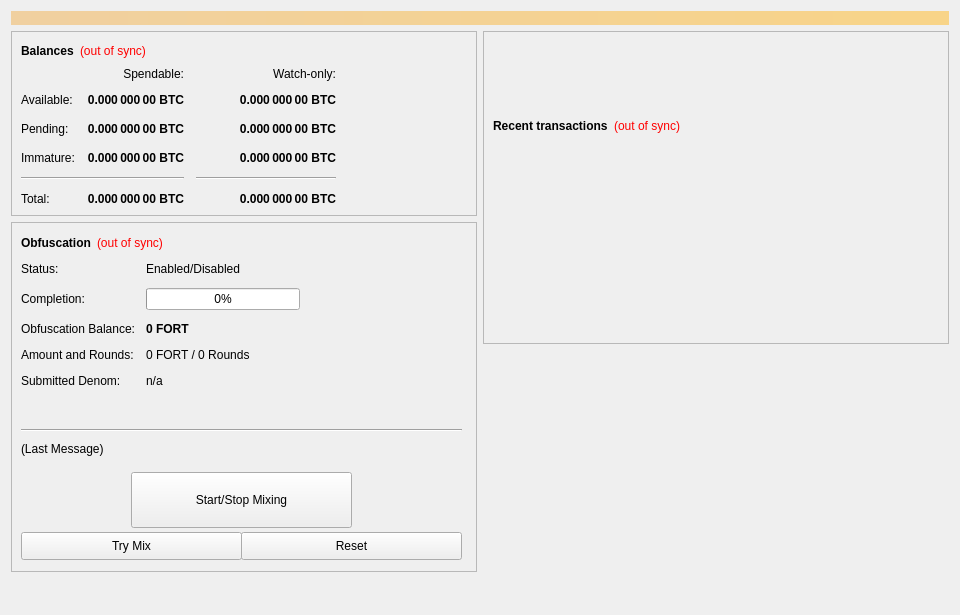
<?xml version="1.0" encoding="UTF-8"?>
<ui version="4.0">
 <class>OverviewPage</class>
 <widget class="QWidget" name="OverviewPage">
  <property name="geometry">
   <rect>
    <x>0</x>
    <y>0</y>
    <width>960</width>
    <height>615</height>
   </rect>
  </property>
  <property name="minimumSize">
   <size>
    <width>960</width>
    <height>0</height>
   </size>
  </property>
  <property name="windowTitle">
   <string>Form</string>
  </property>
  <layout class="QVBoxLayout" name="topLayout">
   <item>
    <widget class="QLabel" name="labelAlerts">
     <property name="visible">
      <bool>false</bool>
     </property>
     <property name="styleSheet">
      <string notr="true">background-color: qlineargradient(x1: 0, y1: 0, x2: 1, y2: 0, stop:0 #F0D0A0, stop:1 #F8D488); color:#000000;</string>
     </property>
     <property name="wordWrap">
      <bool>true</bool>
     </property>
     <property name="margin">
      <number>3</number>
     </property>
    </widget>
   </item>
   <item>
    <layout class="QHBoxLayout" name="horizontalLayout" stretch="1,1">
     <item>
      <layout class="QVBoxLayout" name="verticalLayout_2">
       <item>
        <widget class="QFrame" name="frame">
         <property name="frameShape">
          <enum>QFrame::StyledPanel</enum>
         </property>
         <property name="frameShadow">
          <enum>QFrame::Raised</enum>
         </property>
         <layout class="QVBoxLayout" name="verticalLayout_4">
          <item>
           <layout class="QHBoxLayout" name="horizontalLayout_4">
            <item>
             <widget class="QLabel" name="label_5">
              <property name="font">
               <font>
                <weight>75</weight>
                <bold>true</bold>
               </font>
              </property>
              <property name="text">
               <string>Balances</string>
              </property>
             </widget>
            </item>
            <item>
             <widget class="QLabel" name="labelWalletStatus">
              <property name="cursor">
               <cursorShape>WhatsThisCursor</cursorShape>
              </property>
              <property name="toolTip">
               <string>The displayed information may be out of date. Your wallet automatically synchronizes with the Fortcoin network after a connection is established, but this process has not completed yet.</string>
              </property>
              <property name="styleSheet">
               <string notr="true">QLabel { color: red; }</string>
              </property>
              <property name="text">
               <string notr="true">(out of sync)</string>
              </property>
              <property name="alignment">
               <set>Qt::AlignLeading|Qt::AlignLeft|Qt::AlignVCenter</set>
              </property>
             </widget>
            </item>
            <item>
             <spacer name="horizontalSpacer_3">
              <property name="orientation">
               <enum>Qt::Horizontal</enum>
              </property>
              <property name="sizeHint" stdset="0">
               <size>
                <width>40</width>
                <height>20</height>
               </size>
              </property>
             </spacer>
            </item>
           </layout>
          </item>
          <item>
           <layout class="QGridLayout" name="gridLayout">
            <property name="spacing">
             <number>12</number>
            </property>
            <item row="2" column="2">
             <widget class="QLabel" name="labelWatchPending">
              <property name="font">
               <font>
                <weight>75</weight>
                <bold>true</bold>
               </font>
              </property>
              <property name="cursor">
               <cursorShape>IBeamCursor</cursorShape>
              </property>
              <property name="toolTip">
               <string>Unconfirmed transactions to watch-only addresses</string>
              </property>
              <property name="text">
               <string notr="true">0.000 000 00 BTC</string>
              </property>
              <property name="alignment">
               <set>Qt::AlignRight|Qt::AlignTrailing|Qt::AlignVCenter</set>
              </property>
              <property name="textInteractionFlags">
               <set>Qt::LinksAccessibleByMouse|Qt::TextSelectableByKeyboard|Qt::TextSelectableByMouse</set>
              </property>
             </widget>
            </item>
            <item row="2" column="1">
             <widget class="QLabel" name="labelUnconfirmed">
              <property name="font">
               <font>
                <weight>75</weight>
                <bold>true</bold>
               </font>
              </property>
              <property name="cursor">
               <cursorShape>IBeamCursor</cursorShape>
              </property>
              <property name="toolTip">
               <string>Total of transactions that have yet to be confirmed, and do not yet count toward the spendable balance</string>
              </property>
              <property name="text">
               <string notr="true">0.000 000 00 BTC</string>
              </property>
              <property name="alignment">
               <set>Qt::AlignRight|Qt::AlignTrailing|Qt::AlignVCenter</set>
              </property>
              <property name="textInteractionFlags">
               <set>Qt::LinksAccessibleByMouse|Qt::TextSelectableByKeyboard|Qt::TextSelectableByMouse</set>
              </property>
             </widget>
            </item>
            <item row="3" column="2">
             <widget class="QLabel" name="labelWatchImmature">
              <property name="font">
               <font>
                <weight>75</weight>
                <bold>true</bold>
               </font>
              </property>
              <property name="cursor">
               <cursorShape>IBeamCursor</cursorShape>
              </property>
              <property name="toolTip">
               <string>Staked or masternode rewards in watch-only addresses that has not yet matured</string>
              </property>
              <property name="text">
               <string notr="true">0.000 000 00 BTC</string>
              </property>
              <property name="alignment">
               <set>Qt::AlignRight|Qt::AlignTrailing|Qt::AlignVCenter</set>
              </property>
              <property name="textInteractionFlags">
               <set>Qt::LinksAccessibleByMouse|Qt::TextSelectableByKeyboard|Qt::TextSelectableByMouse</set>
              </property>
             </widget>
            </item>
            <item row="4" column="0" colspan="2">
             <widget class="Line" name="lineSpendableBalance">
              <property name="orientation">
               <enum>Qt::Horizontal</enum>
              </property>
             </widget>
            </item>
            <item row="4" column="2">
             <widget class="Line" name="lineWatchBalance">
              <property name="sizePolicy">
               <sizepolicy hsizetype="Preferred" vsizetype="Fixed">
                <horstretch>0</horstretch>
                <verstretch>0</verstretch>
               </sizepolicy>
              </property>
              <property name="minimumSize">
               <size>
                <width>140</width>
                <height>0</height>
               </size>
              </property>
              <property name="orientation">
               <enum>Qt::Horizontal</enum>
              </property>
             </widget>
            </item>
            <item row="5" column="0">
             <widget class="QLabel" name="labelTotalText">
              <property name="text">
               <string>Total:</string>
              </property>
             </widget>
            </item>
            <item row="3" column="1">
             <widget class="QLabel" name="labelImmature">
              <property name="font">
               <font>
                <weight>75</weight>
                <bold>true</bold>
               </font>
              </property>
              <property name="cursor">
               <cursorShape>IBeamCursor</cursorShape>
              </property>
              <property name="toolTip">
               <string>Staked or masternode rewards that has not yet matured</string>
              </property>
              <property name="text">
               <string notr="true">0.000 000 00 BTC</string>
              </property>
              <property name="alignment">
               <set>Qt::AlignRight|Qt::AlignTrailing|Qt::AlignVCenter</set>
              </property>
              <property name="textInteractionFlags">
               <set>Qt::LinksAccessibleByMouse|Qt::TextSelectableByKeyboard|Qt::TextSelectableByMouse</set>
              </property>
             </widget>
            </item>
            <item row="2" column="3">
             <spacer name="horizontalSpacer_2">
              <property name="orientation">
               <enum>Qt::Horizontal</enum>
              </property>
              <property name="sizeHint" stdset="0">
               <size>
                <width>40</width>
                <height>20</height>
               </size>
              </property>
             </spacer>
            </item>
            <item row="3" column="0">
             <widget class="QLabel" name="labelImmatureText">
              <property name="text">
               <string>Immature:</string>
              </property>
             </widget>
            </item>
            <item row="5" column="1">
             <widget class="QLabel" name="labelTotal">
              <property name="font">
               <font>
                <weight>75</weight>
                <bold>true</bold>
               </font>
              </property>
              <property name="cursor">
               <cursorShape>IBeamCursor</cursorShape>
              </property>
              <property name="toolTip">
               <string>Your current total balance</string>
              </property>
              <property name="text">
               <string notr="true">0.000 000 00 BTC</string>
              </property>
              <property name="alignment">
               <set>Qt::AlignRight|Qt::AlignTrailing|Qt::AlignVCenter</set>
              </property>
              <property name="textInteractionFlags">
               <set>Qt::LinksAccessibleByMouse|Qt::TextSelectableByKeyboard|Qt::TextSelectableByMouse</set>
              </property>
             </widget>
            </item>
            <item row="5" column="2">
             <widget class="QLabel" name="labelWatchTotal">
              <property name="font">
               <font>
                <weight>75</weight>
                <bold>true</bold>
               </font>
              </property>
              <property name="cursor">
               <cursorShape>IBeamCursor</cursorShape>
              </property>
              <property name="toolTip">
               <string>Current total balance in watch-only addresses</string>
              </property>
              <property name="text">
               <string notr="true">0.000 000 00 BTC</string>
              </property>
              <property name="alignment">
               <set>Qt::AlignRight|Qt::AlignTrailing|Qt::AlignVCenter</set>
              </property>
              <property name="textInteractionFlags">
               <set>Qt::LinksAccessibleByMouse|Qt::TextSelectableByKeyboard|Qt::TextSelectableByMouse</set>
              </property>
             </widget>
            </item>
            <item row="0" column="2">
             <widget class="QLabel" name="labelWatchonly">
              <property name="text">
               <string>Watch-only:</string>
              </property>
              <property name="alignment">
               <set>Qt::AlignRight|Qt::AlignTrailing|Qt::AlignVCenter</set>
              </property>
             </widget>
            </item>
            <item row="1" column="0">
             <widget class="QLabel" name="labelBalanceText">
              <property name="text">
               <string>Available:</string>
              </property>
             </widget>
            </item>
            <item row="1" column="1">
             <widget class="QLabel" name="labelBalance">
              <property name="font">
               <font>
                <weight>75</weight>
                <bold>true</bold>
               </font>
              </property>
              <property name="cursor">
               <cursorShape>IBeamCursor</cursorShape>
              </property>
              <property name="toolTip">
               <string>Your current spendable balance</string>
              </property>
              <property name="text">
               <string notr="true">0.000 000 00 BTC</string>
              </property>
              <property name="alignment">
               <set>Qt::AlignRight|Qt::AlignTrailing|Qt::AlignVCenter</set>
              </property>
              <property name="textInteractionFlags">
               <set>Qt::LinksAccessibleByMouse|Qt::TextSelectableByKeyboard|Qt::TextSelectableByMouse</set>
              </property>
             </widget>
            </item>
            <item row="1" column="2">
             <widget class="QLabel" name="labelWatchAvailable">
              <property name="font">
               <font>
                <weight>75</weight>
                <bold>true</bold>
               </font>
              </property>
              <property name="cursor">
               <cursorShape>IBeamCursor</cursorShape>
              </property>
              <property name="toolTip">
               <string>Your current balance in watch-only addresses</string>
              </property>
              <property name="text">
               <string notr="true">0.000 000 00 BTC</string>
              </property>
              <property name="alignment">
               <set>Qt::AlignRight|Qt::AlignTrailing|Qt::AlignVCenter</set>
              </property>
              <property name="textInteractionFlags">
               <set>Qt::LinksAccessibleByMouse|Qt::TextSelectableByKeyboard|Qt::TextSelectableByMouse</set>
              </property>
             </widget>
            </item>
            <item row="2" column="0">
             <widget class="QLabel" name="labelPendingText">
              <property name="text">
               <string>Pending:</string>
              </property>
             </widget>
            </item>
            <item row="0" column="1">
             <widget class="QLabel" name="labelSpendable">
              <property name="text">
               <string>Spendable:</string>
              </property>
              <property name="alignment">
               <set>Qt::AlignRight|Qt::AlignTrailing|Qt::AlignVCenter</set>
              </property>
             </widget>
            </item>
           </layout>
          </item>
         </layout>
        </widget>
       </item>
       <item>
        <widget class="QFrame" name="frameObfuscation">
         <property name="minimumSize">
          <size>
           <width>0</width>
           <height>350</height>
          </size>
         </property>
         <property name="layoutDirection">
          <enum>Qt::LeftToRight</enum>
         </property>
         <property name="frameShape">
          <enum>QFrame::StyledPanel</enum>
         </property>
         <property name="frameShadow">
          <enum>QFrame::Raised</enum>
         </property>
         <widget class="QWidget" name="formLayoutWidget">
          <property name="geometry">
           <rect>
            <x>10</x>
            <y>40</y>
            <width>451</width>
            <height>161</height>
           </rect>
          </property>
          <layout class="QFormLayout" name="formLayout">
           <property name="fieldGrowthPolicy">
            <enum>QFormLayout::AllNonFixedFieldsGrow</enum>
           </property>
           <property name="horizontalSpacing">
            <number>11</number>
           </property>
           <property name="verticalSpacing">
            <number>12</number>
           </property>
           <item row="0" column="0">
            <widget class="QLabel" name="label_6">
             <property name="text">
              <string>Status:</string>
             </property>
            </widget>
           </item>
           <item row="1" column="0">
            <widget class="QLabel" name="label_7">
             <property name="text">
              <string>Completion:</string>
             </property>
            </widget>
           </item>
           <item row="1" column="1">
            <widget class="QProgressBar" name="obfuscationProgress">
             <property name="maximumSize">
              <size>
               <width>154</width>
               <height>16777215</height>
              </size>
             </property>
             <property name="value">
              <number>0</number>
             </property>
            </widget>
           </item>
           <item row="2" column="0">
            <widget class="QLabel" name="labelAnonymizedText">
             <property name="text">
              <string>Obfuscation Balance:</string>
             </property>
            </widget>
           </item>
           <item row="2" column="1">
            <widget class="QLabel" name="labelAnonymized">
             <property name="font">
              <font>
               <weight>75</weight>
               <bold>true</bold>
              </font>
             </property>
             <property name="text">
              <string notr="true">0 FORT</string>
             </property>
            </widget>
           </item>
           <item row="3" column="0">
            <widget class="QLabel" name="label_8">
             <property name="text">
              <string>Amount and Rounds:</string>
             </property>
            </widget>
           </item>
           <item row="3" column="1">
            <widget class="QLabel" name="labelAmountRounds">
             <property name="text">
              <string>0 FORT / 0 Rounds</string>
             </property>
            </widget>
           </item>
           <item row="4" column="0">
            <widget class="QLabel" name="label_9">
             <property name="text">
              <string>Submitted Denom:</string>
             </property>
            </widget>
           </item>
           <item row="4" column="1">
            <widget class="QLabel" name="labelSubmittedDenom">
             <property name="toolTip">
              <string>The denominations you submitted to the Masternode.&lt;br&gt;To mix, other users must submit the exact same denominations.</string>
             </property>
             <property name="text">
              <string>n/a</string>
             </property>
            </widget>
           </item>
           <item row="0" column="1">
            <widget class="QLabel" name="obfuscationEnabled">
             <property name="text">
              <string>Enabled/Disabled</string>
             </property>
            </widget>
           </item>
          </layout>
         </widget>
         <widget class="QPushButton" name="runAutoDenom">
          <property name="geometry">
           <rect>
            <x>251</x>
            <y>17</y>
            <width>1</width>
            <height>1</height>
           </rect>
          </property>
          <property name="palette">
           <palette>
            <active>
             <colorrole role="WindowText">
              <brush brushstyle="SolidPattern">
               <color alpha="255">
                <red>0</red>
                <green>0</green>
                <blue>0</blue>
               </color>
              </brush>
             </colorrole>
             <colorrole role="Button">
              <brush brushstyle="SolidPattern">
               <color alpha="255">
                <red>239</red>
                <green>238</green>
                <blue>238</blue>
               </color>
              </brush>
             </colorrole>
             <colorrole role="Light">
              <brush brushstyle="SolidPattern">
               <color alpha="255">
                <red>255</red>
                <green>255</green>
                <blue>255</blue>
               </color>
              </brush>
             </colorrole>
             <colorrole role="Midlight">
              <brush brushstyle="SolidPattern">
               <color alpha="255">
                <red>247</red>
                <green>246</green>
                <blue>246</blue>
               </color>
              </brush>
             </colorrole>
             <colorrole role="Dark">
              <brush brushstyle="SolidPattern">
               <color alpha="255">
                <red>119</red>
                <green>119</green>
                <blue>119</blue>
               </color>
              </brush>
             </colorrole>
             <colorrole role="Mid">
              <brush brushstyle="SolidPattern">
               <color alpha="255">
                <red>159</red>
                <green>159</green>
                <blue>159</blue>
               </color>
              </brush>
             </colorrole>
             <colorrole role="Text">
              <brush brushstyle="SolidPattern">
               <color alpha="255">
                <red>0</red>
                <green>0</green>
                <blue>0</blue>
               </color>
              </brush>
             </colorrole>
             <colorrole role="BrightText">
              <brush brushstyle="SolidPattern">
               <color alpha="255">
                <red>255</red>
                <green>255</green>
                <blue>255</blue>
               </color>
              </brush>
             </colorrole>
             <colorrole role="ButtonText">
              <brush brushstyle="SolidPattern">
               <color alpha="255">
                <red>0</red>
                <green>0</green>
                <blue>0</blue>
               </color>
              </brush>
             </colorrole>
             <colorrole role="Base">
              <brush brushstyle="SolidPattern">
               <color alpha="255">
                <red>255</red>
                <green>255</green>
                <blue>255</blue>
               </color>
              </brush>
             </colorrole>
             <colorrole role="Window">
              <brush brushstyle="SolidPattern">
               <color alpha="255">
                <red>239</red>
                <green>238</green>
                <blue>238</blue>
               </color>
              </brush>
             </colorrole>
             <colorrole role="Shadow">
              <brush brushstyle="SolidPattern">
               <color alpha="255">
                <red>0</red>
                <green>0</green>
                <blue>0</blue>
               </color>
              </brush>
             </colorrole>
             <colorrole role="AlternateBase">
              <brush brushstyle="SolidPattern">
               <color alpha="255">
                <red>247</red>
                <green>246</green>
                <blue>246</blue>
               </color>
              </brush>
             </colorrole>
             <colorrole role="ToolTipBase">
              <brush brushstyle="SolidPattern">
               <color alpha="255">
                <red>255</red>
                <green>255</green>
                <blue>220</blue>
               </color>
              </brush>
             </colorrole>
             <colorrole role="ToolTipText">
              <brush brushstyle="SolidPattern">
               <color alpha="255">
                <red>0</red>
                <green>0</green>
                <blue>0</blue>
               </color>
              </brush>
             </colorrole>
            </active>
            <inactive>
             <colorrole role="WindowText">
              <brush brushstyle="SolidPattern">
               <color alpha="255">
                <red>0</red>
                <green>0</green>
                <blue>0</blue>
               </color>
              </brush>
             </colorrole>
             <colorrole role="Button">
              <brush brushstyle="SolidPattern">
               <color alpha="255">
                <red>239</red>
                <green>238</green>
                <blue>238</blue>
               </color>
              </brush>
             </colorrole>
             <colorrole role="Light">
              <brush brushstyle="SolidPattern">
               <color alpha="255">
                <red>255</red>
                <green>255</green>
                <blue>255</blue>
               </color>
              </brush>
             </colorrole>
             <colorrole role="Midlight">
              <brush brushstyle="SolidPattern">
               <color alpha="255">
                <red>247</red>
                <green>246</green>
                <blue>246</blue>
               </color>
              </brush>
             </colorrole>
             <colorrole role="Dark">
              <brush brushstyle="SolidPattern">
               <color alpha="255">
                <red>119</red>
                <green>119</green>
                <blue>119</blue>
               </color>
              </brush>
             </colorrole>
             <colorrole role="Mid">
              <brush brushstyle="SolidPattern">
               <color alpha="255">
                <red>159</red>
                <green>159</green>
                <blue>159</blue>
               </color>
              </brush>
             </colorrole>
             <colorrole role="Text">
              <brush brushstyle="SolidPattern">
               <color alpha="255">
                <red>0</red>
                <green>0</green>
                <blue>0</blue>
               </color>
              </brush>
             </colorrole>
             <colorrole role="BrightText">
              <brush brushstyle="SolidPattern">
               <color alpha="255">
                <red>255</red>
                <green>255</green>
                <blue>255</blue>
               </color>
              </brush>
             </colorrole>
             <colorrole role="ButtonText">
              <brush brushstyle="SolidPattern">
               <color alpha="255">
                <red>0</red>
                <green>0</green>
                <blue>0</blue>
               </color>
              </brush>
             </colorrole>
             <colorrole role="Base">
              <brush brushstyle="SolidPattern">
               <color alpha="255">
                <red>255</red>
                <green>255</green>
                <blue>255</blue>
               </color>
              </brush>
             </colorrole>
             <colorrole role="Window">
              <brush brushstyle="SolidPattern">
               <color alpha="255">
                <red>239</red>
                <green>238</green>
                <blue>238</blue>
               </color>
              </brush>
             </colorrole>
             <colorrole role="Shadow">
              <brush brushstyle="SolidPattern">
               <color alpha="255">
                <red>0</red>
                <green>0</green>
                <blue>0</blue>
               </color>
              </brush>
             </colorrole>
             <colorrole role="AlternateBase">
              <brush brushstyle="SolidPattern">
               <color alpha="255">
                <red>247</red>
                <green>246</green>
                <blue>246</blue>
               </color>
              </brush>
             </colorrole>
             <colorrole role="ToolTipBase">
              <brush brushstyle="SolidPattern">
               <color alpha="255">
                <red>255</red>
                <green>255</green>
                <blue>220</blue>
               </color>
              </brush>
             </colorrole>
             <colorrole role="ToolTipText">
              <brush brushstyle="SolidPattern">
               <color alpha="255">
                <red>0</red>
                <green>0</green>
                <blue>0</blue>
               </color>
              </brush>
             </colorrole>
            </inactive>
            <disabled>
             <colorrole role="WindowText">
              <brush brushstyle="SolidPattern">
               <color alpha="255">
                <red>119</red>
                <green>119</green>
                <blue>119</blue>
               </color>
              </brush>
             </colorrole>
             <colorrole role="Button">
              <brush brushstyle="SolidPattern">
               <color alpha="255">
                <red>239</red>
                <green>238</green>
                <blue>238</blue>
               </color>
              </brush>
             </colorrole>
             <colorrole role="Light">
              <brush brushstyle="SolidPattern">
               <color alpha="255">
                <red>255</red>
                <green>255</green>
                <blue>255</blue>
               </color>
              </brush>
             </colorrole>
             <colorrole role="Midlight">
              <brush brushstyle="SolidPattern">
               <color alpha="255">
                <red>247</red>
                <green>246</green>
                <blue>246</blue>
               </color>
              </brush>
             </colorrole>
             <colorrole role="Dark">
              <brush brushstyle="SolidPattern">
               <color alpha="255">
                <red>119</red>
                <green>119</green>
                <blue>119</blue>
               </color>
              </brush>
             </colorrole>
             <colorrole role="Mid">
              <brush brushstyle="SolidPattern">
               <color alpha="255">
                <red>159</red>
                <green>159</green>
                <blue>159</blue>
               </color>
              </brush>
             </colorrole>
             <colorrole role="Text">
              <brush brushstyle="SolidPattern">
               <color alpha="255">
                <red>119</red>
                <green>119</green>
                <blue>119</blue>
               </color>
              </brush>
             </colorrole>
             <colorrole role="BrightText">
              <brush brushstyle="SolidPattern">
               <color alpha="255">
                <red>255</red>
                <green>255</green>
                <blue>255</blue>
               </color>
              </brush>
             </colorrole>
             <colorrole role="ButtonText">
              <brush brushstyle="SolidPattern">
               <color alpha="255">
                <red>119</red>
                <green>119</green>
                <blue>119</blue>
               </color>
              </brush>
             </colorrole>
             <colorrole role="Base">
              <brush brushstyle="SolidPattern">
               <color alpha="255">
                <red>239</red>
                <green>238</green>
                <blue>238</blue>
               </color>
              </brush>
             </colorrole>
             <colorrole role="Window">
              <brush brushstyle="SolidPattern">
               <color alpha="255">
                <red>239</red>
                <green>238</green>
                <blue>238</blue>
               </color>
              </brush>
             </colorrole>
             <colorrole role="Shadow">
              <brush brushstyle="SolidPattern">
               <color alpha="255">
                <red>0</red>
                <green>0</green>
                <blue>0</blue>
               </color>
              </brush>
             </colorrole>
             <colorrole role="AlternateBase">
              <brush brushstyle="SolidPattern">
               <color alpha="255">
                <red>239</red>
                <green>238</green>
                <blue>238</blue>
               </color>
              </brush>
             </colorrole>
             <colorrole role="ToolTipBase">
              <brush brushstyle="SolidPattern">
               <color alpha="255">
                <red>255</red>
                <green>255</green>
                <blue>220</blue>
               </color>
              </brush>
             </colorrole>
             <colorrole role="ToolTipText">
              <brush brushstyle="SolidPattern">
               <color alpha="255">
                <red>0</red>
                <green>0</green>
                <blue>0</blue>
               </color>
              </brush>
             </colorrole>
            </disabled>
           </palette>
          </property>
          <property name="focusPolicy">
           <enum>Qt::NoFocus</enum>
          </property>
          <property name="autoFillBackground">
           <bool>true</bool>
          </property>
          <property name="text">
           <string/>
          </property>
          <property name="flat">
           <bool>true</bool>
          </property>
         </widget>
         <widget class="QPushButton" name="toggleObfuscation">
          <property name="geometry">
           <rect>
            <x>120</x>
            <y>250</y>
            <width>221</width>
            <height>56</height>
           </rect>
          </property>
          <property name="sizePolicy">
           <sizepolicy hsizetype="MinimumExpanding" vsizetype="Fixed">
            <horstretch>0</horstretch>
            <verstretch>0</verstretch>
           </sizepolicy>
          </property>
          <property name="text">
           <string>Start/Stop Mixing</string>
          </property>
         </widget>
         <widget class="Line" name="lineLastMessage">
          <property name="geometry">
           <rect>
            <x>10</x>
            <y>200</y>
            <width>441</width>
            <height>16</height>
           </rect>
          </property>
          <property name="orientation">
           <enum>Qt::Horizontal</enum>
          </property>
         </widget>
         <widget class="QLabel" name="obfuscationStatus">
          <property name="geometry">
           <rect>
            <x>10</x>
            <y>220</y>
            <width>451</width>
            <height>61</height>
           </rect>
          </property>
          <property name="minimumSize">
           <size>
            <width>288</width>
            <height>43</height>
           </size>
          </property>
          <property name="text">
           <string>(Last Message)</string>
          </property>
          <property name="alignment">
           <set>Qt::AlignLeading|Qt::AlignLeft|Qt::AlignTop</set>
          </property>
          <property name="wordWrap">
           <bool>true</bool>
          </property>
         </widget>
         <widget class="QPushButton" name="obfuscationAuto">
          <property name="geometry">
           <rect>
            <x>10</x>
            <y>310</y>
            <width>221</width>
            <height>28</height>
           </rect>
          </property>
          <property name="sizePolicy">
           <sizepolicy hsizetype="MinimumExpanding" vsizetype="Fixed">
            <horstretch>0</horstretch>
            <verstretch>0</verstretch>
           </sizepolicy>
          </property>
          <property name="toolTip">
           <string>Try to manually submit a Obfuscation request.</string>
          </property>
          <property name="text">
           <string>Try Mix</string>
          </property>
         </widget>
         <widget class="QPushButton" name="obfuscationReset">
          <property name="geometry">
           <rect>
            <x>230</x>
            <y>310</y>
            <width>221</width>
            <height>28</height>
           </rect>
          </property>
          <property name="sizePolicy">
           <sizepolicy hsizetype="MinimumExpanding" vsizetype="Fixed">
            <horstretch>0</horstretch>
            <verstretch>0</verstretch>
           </sizepolicy>
          </property>
          <property name="toolTip">
           <string>Reset the current status of Obfuscation (can interrupt Obfuscation if it's in the process of Mixing, which can cost you money!)</string>
          </property>
          <property name="autoFillBackground">
           <bool>false</bool>
          </property>
          <property name="text">
           <string>Reset</string>
          </property>
         </widget>
         <widget class="QWidget" name="layoutWidget">
          <property name="geometry">
           <rect>
            <x>10</x>
            <y>10</y>
            <width>431</width>
            <height>22</height>
           </rect>
          </property>
          <layout class="QHBoxLayout" name="horizontalLayout_5">
           <item>
            <widget class="QLabel" name="label_2">
             <property name="font">
              <font>
               <weight>75</weight>
               <bold>true</bold>
              </font>
             </property>
             <property name="text">
              <string>Obfuscation</string>
             </property>
            </widget>
           </item>
           <item>
            <widget class="QLabel" name="labelObfuscationSyncStatus">
             <property name="toolTip">
              <string>The displayed information may be out of date. Your wallet automatically synchronizes with the Fortcoin network after a connection is established, but this process has not completed yet.</string>
             </property>
             <property name="styleSheet">
              <string notr="true">QLabel { color: red; }</string>
             </property>
             <property name="text">
              <string notr="true">(out of sync)</string>
             </property>
             <property name="alignment">
              <set>Qt::AlignLeading|Qt::AlignLeft|Qt::AlignVCenter</set>
             </property>
            </widget>
           </item>
           <item>
            <spacer name="horizontalSpacer_4">
             <property name="orientation">
              <enum>Qt::Horizontal</enum>
             </property>
             <property name="sizeHint" stdset="0">
              <size>
               <width>40</width>
               <height>20</height>
              </size>
             </property>
            </spacer>
           </item>
          </layout>
         </widget>
        </widget>
       </item>
       <item>
        <spacer name="verticalSpacer">
         <property name="orientation">
          <enum>Qt::Vertical</enum>
         </property>
         <property name="sizeHint" stdset="0">
          <size>
           <width>20</width>
           <height>40</height>
          </size>
         </property>
        </spacer>
       </item>
      </layout>
     </item>
     <item>
      <layout class="QVBoxLayout" name="verticalLayout_3">
       <item>
        <widget class="QFrame" name="frame_2">
         <property name="frameShape">
          <enum>QFrame::StyledPanel</enum>
         </property>
         <property name="frameShadow">
          <enum>QFrame::Raised</enum>
         </property>
         <layout class="QVBoxLayout" name="verticalLayout">
          <item>
           <spacer name="verticalSpacer_3">
            <property name="orientation">
             <enum>Qt::Vertical</enum>
            </property>
            <property name="sizeType">
             <enum>QSizePolicy::Fixed</enum>
            </property>
            <property name="sizeHint" stdset="0">
             <size>
              <width>20</width>
              <height>75</height>
             </size>
            </property>
           </spacer>
          </item>
          <item>
           <layout class="QHBoxLayout" name="horizontalLayout_2">
            <item>
             <widget class="QLabel" name="label_4">
              <property name="font">
               <font>
                <weight>75</weight>
                <bold>true</bold>
               </font>
              </property>
              <property name="text">
               <string>Recent transactions</string>
              </property>
             </widget>
            </item>
            <item>
             <widget class="QLabel" name="labelTransactionsStatus">
              <property name="cursor">
               <cursorShape>WhatsThisCursor</cursorShape>
              </property>
              <property name="toolTip">
               <string>The displayed information may be out of date. Your wallet automatically synchronizes with the Fortcoin network after a connection is established, but this process has not completed yet.</string>
              </property>
              <property name="styleSheet">
               <string notr="true">QLabel { color: red; }</string>
              </property>
              <property name="text">
               <string notr="true">(out of sync)</string>
              </property>
              <property name="alignment">
               <set>Qt::AlignRight|Qt::AlignTrailing|Qt::AlignVCenter</set>
              </property>
             </widget>
            </item>
            <item>
             <spacer name="horizontalSpacer">
              <property name="orientation">
               <enum>Qt::Horizontal</enum>
              </property>
              <property name="sizeHint" stdset="0">
               <size>
                <width>40</width>
                <height>20</height>
               </size>
              </property>
             </spacer>
            </item>
           </layout>
          </item>
          <item>
           <widget class="QListView" name="listTransactions">
            <property name="styleSheet">
             <string notr="true">QListView { background: transparent; }</string>
            </property>
            <property name="frameShape">
             <enum>QFrame::NoFrame</enum>
            </property>
            <property name="verticalScrollBarPolicy">
             <enum>Qt::ScrollBarAlwaysOff</enum>
            </property>
            <property name="horizontalScrollBarPolicy">
             <enum>Qt::ScrollBarAlwaysOff</enum>
            </property>
            <property name="selectionMode">
             <enum>QAbstractItemView::NoSelection</enum>
            </property>
           </widget>
          </item>
         </layout>
        </widget>
       </item>
       <item>
        <spacer name="verticalSpacer_2">
         <property name="orientation">
          <enum>Qt::Vertical</enum>
         </property>
         <property name="sizeType">
          <enum>QSizePolicy::Expanding</enum>
         </property>
         <property name="sizeHint" stdset="0">
          <size>
           <width>20</width>
           <height>40</height>
          </size>
         </property>
        </spacer>
       </item>
      </layout>
     </item>
    </layout>
   </item>
  </layout>
 </widget>
 <resources/>
 <connections/>
</ui>
